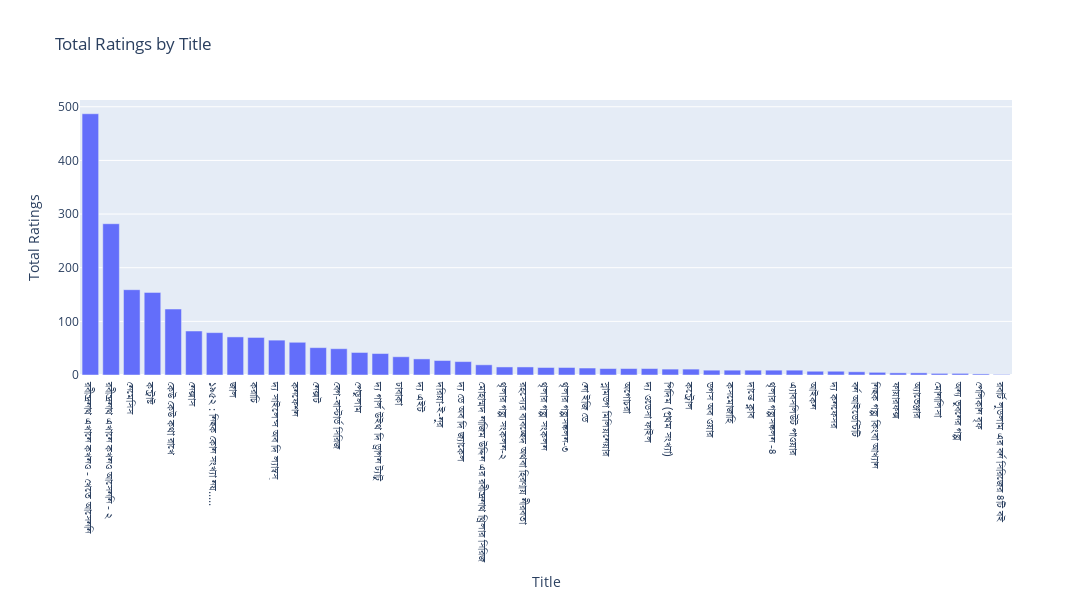

Write notebook code for a chart like this one.
### Code cell
avg_ratings_by_title = author_stats_ratings.groupby('Title')['Total Ratings'].mean().reset_index()
highest_avg_ratings_by_title = avg_ratings_by_title.sort_values(by='Total Ratings', ascending=False)

# Plotting using Plotly
fig = px.bar(highest_avg_ratings_by_title, x='Title', y='Total Ratings',
             title='Total Ratings by Title',
             labels={'Title': 'Title', 'Total Ratings': 'Total Ratings'})

# Adjust the figure size
fig.update_layout(
    width=1300,  # Set the width of the figure
    height=600   # Set the height of the figure
)
fig.show()

### Figure 1 — Plotly figure (JSON) as saved in the notebook; plotly's stock layout.template omitted (floating-point values rounded to 4 significant figures)
{"data": [{"alignmentgroup": "True", "hovertemplate": "Title=%{x}<br>Total Ratings=%{y}<extra></extra>", "legendgroup": "", "marker": {"color": "#636efa", "pattern": {"shape": ""}}, "name": "", "offsetgroup": "", "orientation": "v", "showlegend": false, "textposition": "auto", "type": "bar", "x": ["রবীন্দ্রনাথ এখানে কখনও - খেতে আসেননি", "রবীন্দ্রনাথ এখানে কখনও আসেননি - ২", "নেমেসিস", "কন্ট্রাক্ট", "কেউ কেউ কথা রাখে", "নেক্সাস", "১৯৫২ : নিছক কোন সংখ্যা নয়.....", "জাল", "করাচি", "দ্য সাইলেন্স অব দি ল্যাম্বস্", "কনফেশন", "নেক্সট", "বেগ-বাস্টার্ড সিরিজ", "পেন্ডুলাম", "দ্য গার্ল উইথ দি ড্রাগন ট্যাটু", "ঢাবাকা", "দ্য এইট", "দরিয়া-ই-নুর", "দ্য ডে অব দি জ্যাকেল", "মোহাম্মদ নাজিম উদ্দিন এর রবীন্দ্রনাথ থ্রিলার সিরিজ", "থৃলার গল্প সংকলন-২", "রহস্যের ব্যবচ্ছেদ অথবা হিরণ্ময় নীরবতা", "থৃলার গল্প সংকলন", "থৃলার গল্পসঙ্কলন-৩", "নো ইজি ডে", "স্লামডগ মিলিয়নেয়ার", "অগোচরা", "দ্য ওডেসা ফাইল", "পিদিম (প্রথম সংখ্যা)", "কন্ট্রোল", "ডগস অব ওয়ার", "কসমোজাহি", "দান্তে ক্লাব", "থৃলার গল্পসঙ্কলন -৪", "এ্যাবসলিউট পাওয়ার", "আইকন", "দ্য কনফেসর", "বর্ন আইডেন্টিটি", "নিছক গল্প কিংবা আখ্যান", "ফায়ারফক্স", "অ্যাভেঞ্জার", "মোনালিসা", "অন্য ভুবনের গল্প", "পেলিকান বৃফ", "রবার্ট লুডলাম এর বর্ন সিরিজের ৪টি বই"], "xaxis": "x", "y": [487, 282, 159, 154, 123, 82, 79, 71, 70, 65, 61, 51, 49, 42, 40, 34, 30, 27, 25, 19, 15, 15, 14, 14, 13, 12, 12, 12, 11, 11, 9, 9, 9, 9, 9, 7, 7, 6, 5, 4, 4, 3, 3, 2, 1], "yaxis": "y"}], "layout": {"barmode": "relative", "height": 600, "legend": {"tracegroupgap": 0}, "title": {"text": "Total Ratings by Title"}, "width": 1300, "xaxis": {"anchor": "y", "domain": [0, 1], "title": {"text": "Title"}}, "yaxis": {"anchor": "x", "domain": [0, 1], "title": {"text": "Total Ratings"}}}}
